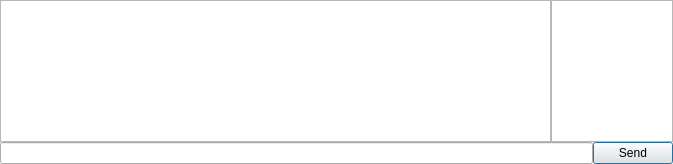
<?xml version="1.0" encoding="UTF-8"?>
<ui version="4.0">
 <class>VandalNw</class>
 <widget class="QDockWidget" name="VandalNw">
  <property name="geometry">
   <rect>
    <x>0</x>
    <y>0</y>
    <width>673</width>
    <height>164</height>
   </rect>
  </property>
  <property name="windowTitle">
   <string>Network</string>
  </property>
  <widget class="QWidget" name="dockWidgetContents">
   <layout class="QVBoxLayout" name="verticalLayout">
    <property name="spacing">
     <number>0</number>
    </property>
    <property name="leftMargin">
     <number>0</number>
    </property>
    <property name="topMargin">
     <number>0</number>
    </property>
    <property name="rightMargin">
     <number>0</number>
    </property>
    <property name="bottomMargin">
     <number>0</number>
    </property>
    <item>
     <layout class="QHBoxLayout" name="horizontalLayout_2">
      <property name="spacing">
       <number>0</number>
      </property>
      <item>
       <widget class="QPlainTextEdit" name="plainTextEdit"/>
      </item>
      <item>
       <widget class="QTableWidget" name="tableWidget">
        <property name="sizePolicy">
         <sizepolicy hsizetype="Fixed" vsizetype="Expanding">
          <horstretch>0</horstretch>
          <verstretch>0</verstretch>
         </sizepolicy>
        </property>
        <property name="minimumSize">
         <size>
          <width>80</width>
          <height>0</height>
         </size>
        </property>
        <property name="maximumSize">
         <size>
          <width>122</width>
          <height>16777215</height>
         </size>
        </property>
        <property name="font">
         <font>
          <pointsize>8</pointsize>
         </font>
        </property>
       </widget>
      </item>
     </layout>
    </item>
    <item>
     <layout class="QHBoxLayout" name="horizontalLayout">
      <item>
       <widget class="QLineEdit" name="lineEdit"/>
      </item>
      <item>
       <widget class="QPushButton" name="pushButton">
        <property name="text">
         <string>Send</string>
        </property>
        <property name="default">
         <bool>true</bool>
        </property>
       </widget>
      </item>
     </layout>
    </item>
   </layout>
  </widget>
 </widget>
 <resources/>
 <connections/>
</ui>
